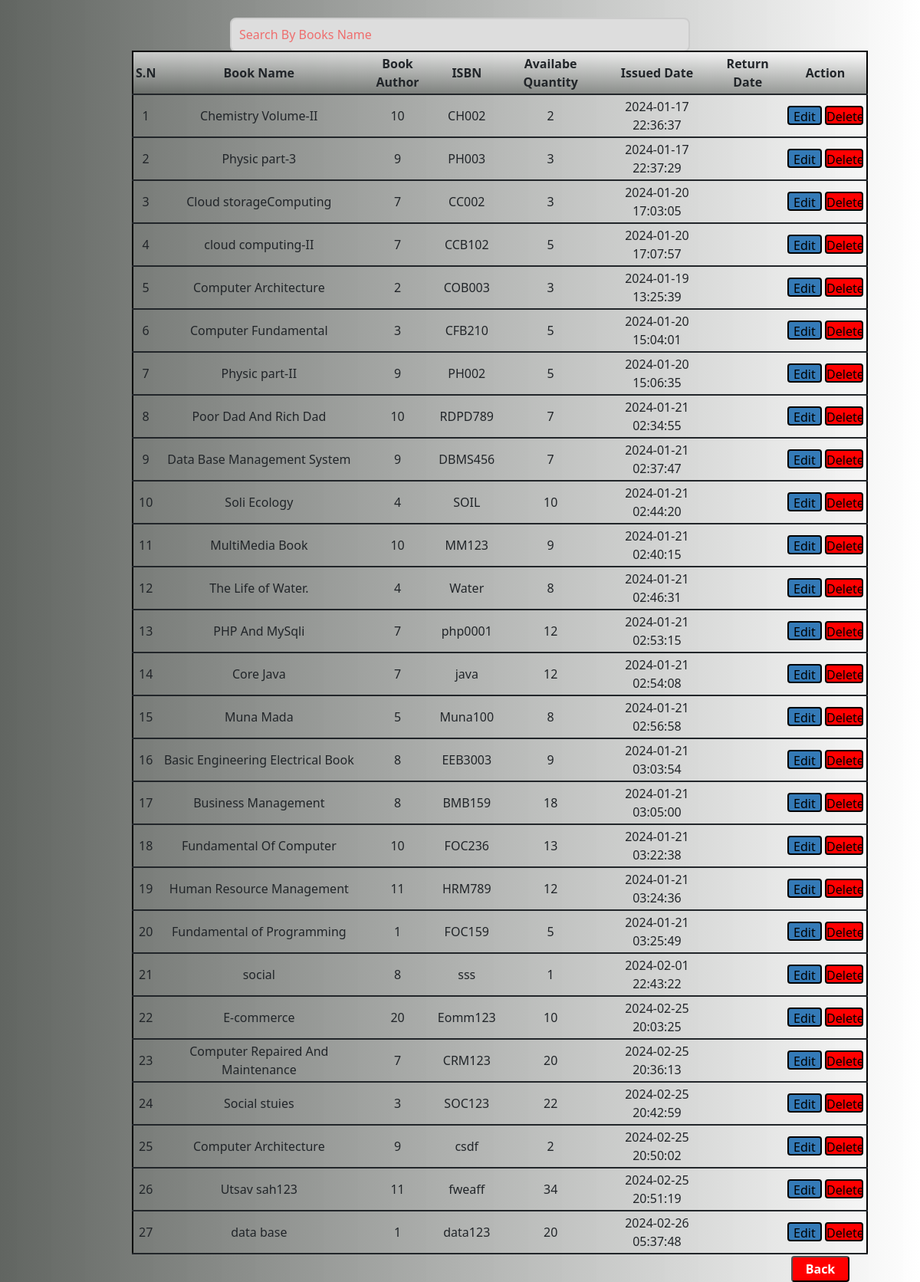
The app's page /all_books.php with its own data.
### tables this page shows
CREATE TABLE `books` (
  `id` int(11) NOT NULL,
  `BookName` varchar(255) DEFAULT NULL,
  `catid` int(11) DEFAULT NULL,
  `author` int(11) DEFAULT NULL,
  `isbnno` varchar(25) DEFAULT NULL,
  `quantity` int(225) NOT NULL,
  `bookprice` decimal(10,2) DEFAULT NULL,
  `issued` int(1) DEFAULT NULL,
  `bookimg` varchar(250) DEFAULT NULL,
  `regdate` timestamp NULL DEFAULT current_timestamp(),
  `updationdate` timestamp NULL DEFAULT NULL ON UPDATE current_timestamp()
);

### all_books.php (the view, shortened to what this page needs)
<!DOCTYPE html>
<html lang="en">
<head>
    <link rel="stylesheet" href="bootstrap.css">
</head>
<div class="search">
    <input type="text" id="input" name="input" placeholder="Search By Books Name" onkeyup="searchfun()">
    <body>
        <table id="table" border="2">
            <tr>
                <th>S.N</th>
                <th>Book Name</th>
                <th>Book Author</th>
                <th>ISBN</th>
                <th>Availabe Quantity</th>
                <th>Issued Date</th>
                                            <th>Return Date</th>
                <th style='width:108px' ;>Action</th>
            </tr>
            <?php
            require 'conn.php';
            $query = "SELECT * FROM Books";
            $data = mysqli_query($conn, $query);
            $total = mysqli_num_rows($data);
            $sn = 1;
            if ($total != 0) {
                while ($result = mysqli_fetch_assoc($data)) {
                    echo "<tr>
            <td>" . $sn . "</td>
            <td>" . $result['BookName'] . "</td>
            <td>" . $result['author'] . "</td>
            <td>" . $result['isbnno'] . "</td>
            <td>" . $result['quantity'] . "</td>
            <td>" . $result['regdate'] . "</td>
            <td>" . $result['updation'] . "</td>
            <td>
        <a href='update_book.php?Id=" . $result['Id'] . "'><button style='height: 25px; align-items: center; width: 45px; padding: 0px; border: 2px solid black; border-radius: 4px; background-color: #347ab7' type='button' onClick='onEdit(this)'>Edit</button></a>
            <a href='confirm_student.php?id=" . base64_encode($result['id']) . "&&action=delete'>
            <button style='height: 25px; width: 50px; padding: 0px; border: 2px solid black;align-items: center;  border-radius: 4px; background-color: red' type='submit' name='Delete' onClick='onDelete(this)' value='" . $result['Id'] . "'>Delete</button>
    </td>
</tr>";
                    $sn++;
                }
            } else {
                echo "<tr><td colspan='10' style='padding: 10px; border: 2px solid black;'>No records found</td></tr>";
            }
            ?>
        </table>
        <a style="text-decoration: none;" href="dashboard.php"><input type="button" name="Back" value="Back"></a>
</div>
</body>
</html>

### all_books.php (style rules this page uses)
body { display: flex; justify-content: center; align-items: center; height: 20vh; background: linear-gradient(to left, rgba(255, 255, 255, 0.885), rgba(96, 100, 96, 0.993)); }
table { width: 60rem; margin-top: 0px; margin-left: -130px; border: 2px solid black; border-collapse: collapse; }
th, td { padding: 3px; border-bottom: 2px solid; text-align: center; }
th { background: linear-gradient(180deg, rgba(255, 255, 255, .6), rgba(96, 100, 96, 0.6)); }
.search { float: left; width: 50%; height: 45px; margin-top: -70px; align-items: center; border: 2px solid #ccc; border-radius: 8px; background-color: #ddd; position: relative; }
.search input[type="text"] { width: 100%; height: 100%; padding: 5px 10px; border: none; border-radius: 6px; background-color: transparent; color: black; font-size: 16px; outline: none; }
.search input[type="text"]::placeholder { color: red; opacity: 0.5; }
input[type="button"] { width: 76px; height: 34px; margin-top: 2px; margin-left: 730px; background-color: red; font-weight: bold; color: #fff; border-radius: 4px; cursor: pointer; }

### records on screen
books: BookName "Chemistry Volume-II", author "10", isbnno "CH002", quantity "2", regdate "2024-01-17 22:36:37"
books: BookName "Physic part-3", author "9", isbnno "PH003", quantity "3", regdate "2024-01-17 22:37:29"
books: BookName "Cloud storageComputing", author "7", isbnno "CC002", quantity "3", regdate "2024-01-20 17:03:05"
books: BookName "cloud computing-II", author "7", isbnno "CCB102", quantity "5", regdate "2024-01-20 17:07:57"
books: BookName "Computer Architecture", author "2", isbnno "COB003", quantity "3", regdate "2024-01-19 13:25:39"
books: BookName "Computer Fundamental", author "3", isbnno "CFB210", quantity "5", regdate "2024-01-20 15:04:01"
books: BookName "Physic part-II", author "9", isbnno "PH002", quantity "5", regdate "2024-01-20 15:06:35"
books: BookName "Poor Dad And Rich Dad", author "10", isbnno "RDPD789", quantity "7", regdate "2024-01-21 02:34:55"
books: BookName "Data Base Management System", author "9", isbnno "DBMS456", quantity "7", regdate "2024-01-21 02:37:47"
books: BookName "Soli Ecology", author "4", isbnno "SOIL", quantity "10", regdate "2024-01-21 02:44:20"
books: BookName "MultiMedia Book", author "10", isbnno "MM123", quantity "9", regdate "2024-01-21 02:40:15"
books: BookName "The Life of Water.", author "4", isbnno "Water", quantity "8", regdate "2024-01-21 02:46:31"
books: BookName "PHP And MySqli", author "7", isbnno "php0001", quantity "12", regdate "2024-01-21 02:53:15"
books: BookName "Core Java", author "7", isbnno "java", quantity "12", regdate "2024-01-21 02:54:08"
books: BookName "Muna Mada", author "5", isbnno "Muna100", quantity "8", regdate "2024-01-21 02:56:58"
books: BookName "Basic Engineering Electrical Book", author "8", isbnno "EEB3003", quantity "9", regdate "2024-01-21 03:03:54"
books: BookName "Business Management", author "8", isbnno "BMB159", quantity "18", regdate "2024-01-21 03:05:00"
books: BookName "Fundamental Of Computer", author "10", isbnno "FOC236", quantity "13", regdate "2024-01-21 03:22:38"
books: BookName "Human Resource Management", author "11", isbnno "HRM789", quantity "12", regdate "2024-01-21 03:24:36"
books: BookName "Fundamental of Programming", author "1", isbnno "FOC159", quantity "5", regdate "2024-01-21 03:25:49"
books: BookName "social", author "8", isbnno "sss", quantity "1", regdate "2024-02-01 22:43:22"
books: BookName "E-commerce", author "20", isbnno "Eomm123", quantity "10", regdate "2024-02-25 20:03:25"
books: BookName "Computer Repaired And Maintenance", author "7", isbnno "CRM123", quantity "20", regdate "2024-02-25 20:36:13"
books: BookName "Social stuies", author "3", isbnno "SOC123", quantity "22", regdate "2024-02-25 20:42:59"
books: BookName "Computer Architecture", author "9", isbnno "csdf", quantity "2", regdate "2024-02-25 20:50:02"
books: BookName "Utsav sah123", author "11", isbnno "fweaff", quantity "34", regdate "2024-02-25 20:51:19"
books: BookName "data base", author "1", isbnno "data123", quantity "20", regdate "2024-02-26 05:37:48"
